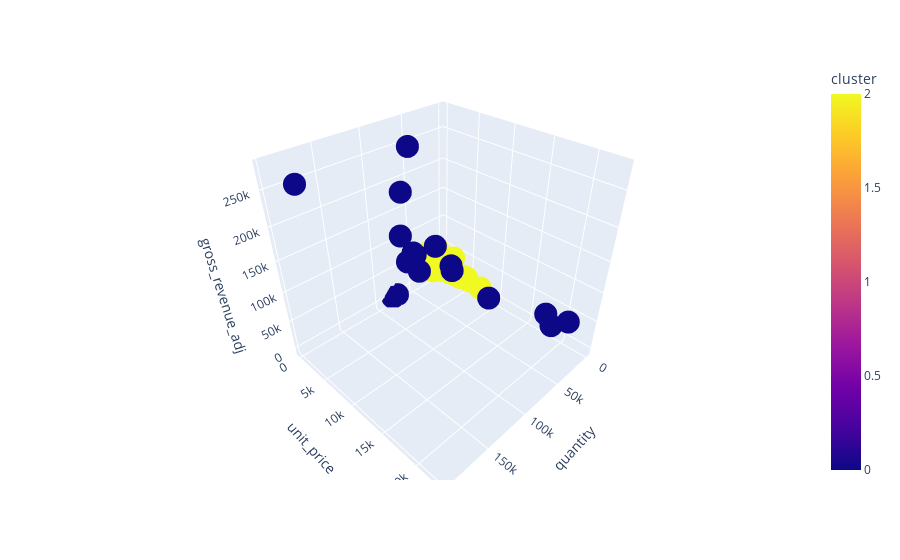

Notebook cell for this chart:
### Markdown cell above
## 9.1. Visualization Inspection

### Code cell
fig = px.scatter_3d(df9, x='quantity', y='unit_price', z='gross_revenue_adj', color='cluster')
fig.show()

### Figure 1 — Plotly figure (JSON) as saved in the notebook; plotly's stock layout.template omitted (floating-point values rounded to 4 significant figures; data arrays with more than 128 entries replaced by an {"elided": "..."} marker saying what was removed)
{"data": [{"hovertemplate": "quantity=%{x}<br>unit_price=%{y}<br>gross_revenue_adj=%{z}<br>cluster=%{marker.color}<extra></extra>", "legendgroup": "", "marker": {"color": {"elided": "5771 int values"}, "coloraxis": "coloraxis", "symbol": "circle"}, "mode": "markers", "name": "", "scene": "scene", "showlegend": false, "type": "scatter3d", "x": {"elided": "5771 int values"}, "y": {"elided": "5771 float values"}, "z": {"elided": "5771 float values"}}], "layout": {"coloraxis": {"colorbar": {"title": {"text": "cluster"}}, "colorscale": [[0, "#0d0887"], [0.1111, "#46039f"], [0.2222, "#7201a8"], [0.3333, "#9c179e"], [0.4444, "#bd3786"], [0.5556, "#d8576b"], [0.6667, "#ed7953"], [0.7778, "#fb9f3a"], [0.8889, "#fdca26"], [1, "#f0f921"]]}, "legend": {"tracegroupgap": 0}, "margin": {"t": 60}, "scene": {"domain": {"x": [0, 1], "y": [0, 1]}, "xaxis": {"title": {"text": "quantity"}}, "yaxis": {"title": {"text": "unit_price"}}, "zaxis": {"title": {"text": "gross_revenue_adj"}}}}}
